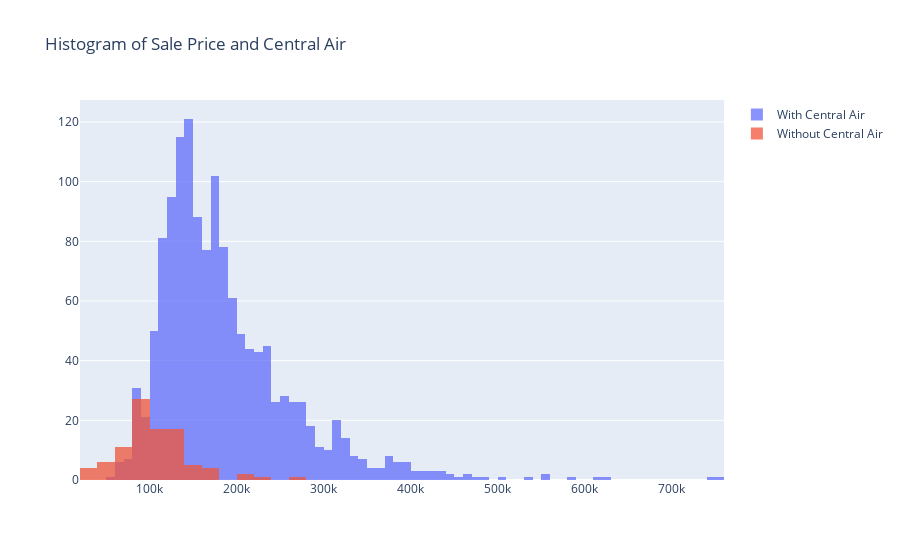

The code cell stored with this chart in its notebook:
### Code cell
trace0 = go.Histogram(x = df.loc[df['CentralAir'] == 'Y']['SalePrice']
                      , name = 'With Central Air'
                      , opacity = 0.75
                     )

trace1 = go.Histogram(x = df.loc[df['CentralAir'] == 'N']['SalePrice']
                       , name = 'Without Central Air'
                       , opacity = 0.75
                      )

data = [trace0, trace1]
layout = go.Layout(barmode = 'overlay'
                   , title = 'Histogram of Sale Price and Central Air'
                  )

fig = go.Figure(data = data
                , layout = layout
               )

py.show(fig)

### Figure 1 — Plotly figure (JSON) as saved in the notebook; plotly's stock layout.template omitted (floating-point values rounded to 4 significant figures; data arrays with more than 128 entries replaced by an {"elided": "..."} marker saying what was removed)
{"data": [{"name": "With Central Air", "opacity": 0.75, "type": "histogram", "x": {"elided": "1365 int values"}}, {"name": "Without Central Air", "opacity": 0.75, "type": "histogram", "x": [68500, 40000, 82000, 110000, 101000, 107400, 136500, 85000, 133900, 83000, 115000, 84500, 79000, 98000, 107000, 79000, 137000, 73000, 205000, 135900, 87000, 214500, 78000, 87500, 95000, 61000, 76000, 145000, 239000, 126000, 90350, 118000, 98000, 160000, 34900, 96500, 106250, 39300, 128000, 131500, 114504, 67000, 60000, 103600, 87000, 55000, 129000, 163000, 93500, 265979, 98000, 106000, 55993, 93000, 140000, 141000, 109500, 118500, 106500, 88000, 145000, 35311, 145000, 37900, 135000, 167500, 125000, 91000, 82000, 100000, 85000, 84000, 90000, 92900, 60000, 102000, 94000, 80000, 80500, 137900, 130000, 129500, 122000, 107500, 72500, 55000, 52500, 122000, 91000, 58500, 136000, 163000, 90000, 121000, 112000]}], "layout": {"barmode": "overlay", "title": {"text": "Histogram of Sale Price and Central Air"}}}
